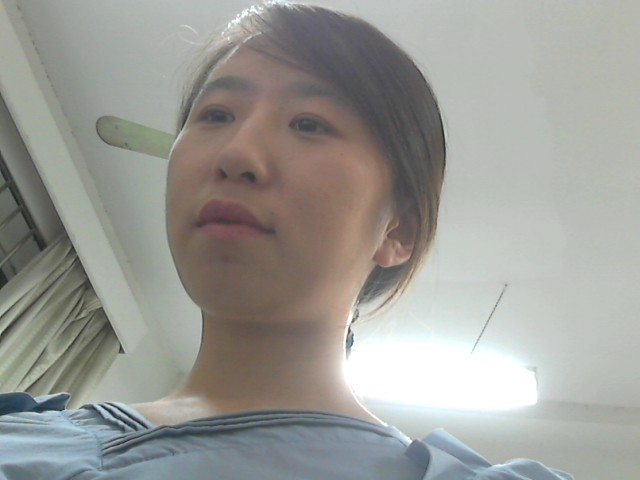
%> input picture img/ghdown.jpg, 640 x 480 px
$ octave --eval "result = rgbcompensation(imread('../img/ghdown.jpg'));"   (GNU Octave 9; MATLAB toolbox functions it lacks are replaced by stand-ins)
%> lines starting %> are read from the running program, lines starting %| are printed output that depends on the picture
%light compensation function
function [Dst]=rgbcompensation(Src)
%Src=imread('fyjforward.jpg');
%基于白平衡的RGB补偿法
YCbCr=rgb2ycbcr(Src);
%> YCbCr: size 480x640x3 uint8; mean of channels 1, 2, 3 149.1, 125.9, 128.2
Y=YCbCr( :,:,1);
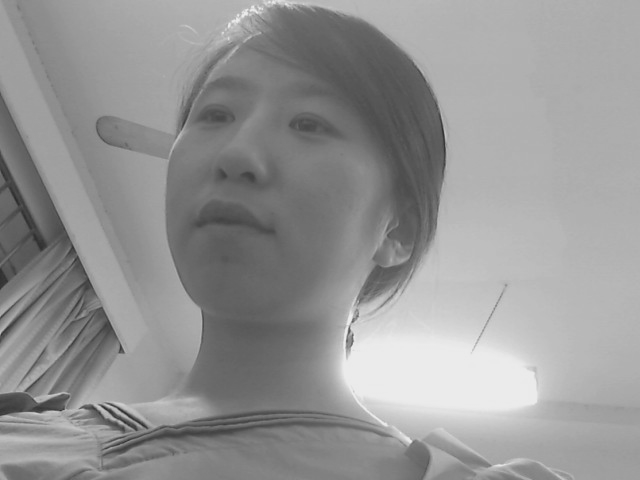
%> Y: size 480x640 uint8; min 42, max 235, mean 149.1
Dim=size(Y);
%> Dim = [480 640]
BuffLen=Dim(1)*Dim(2);
%> BuffLen = 307200
BaRatio=0.05;
PixSum=BuffLen*0.05;
%> PixSum = 15360
[count,level]=imhist(Y);
%> count = 256 values, max 9451 at index 177, min 0 at index 1, mean 1200; level = 256 values from 0 to 255
Sum=0;
Threshold=0;
for i=256:-1:1
    Sum=Sum+count(i);
    if Sum>PixSum
        Threshold=i;
        break;
    end
end
%> this loop made 44 passes
%> Sum on passes 1 to 12: 0, 0, 0, 0, 0, 0, 0, 0, 0, 0, 0, 0
%> after the loop, Threshold = 213
AvgR=double(0);
AvgG=double(0);
AvgB=double(0);
R=double(Src(:,:,1));
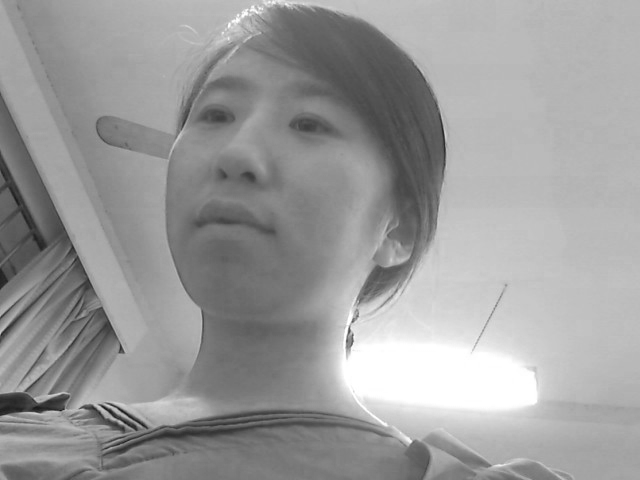
%> R: size 480x640 double; min 22, max 255, mean 155.4
G=double(Src(:,:,2));
B=double(Src(:,:,3));
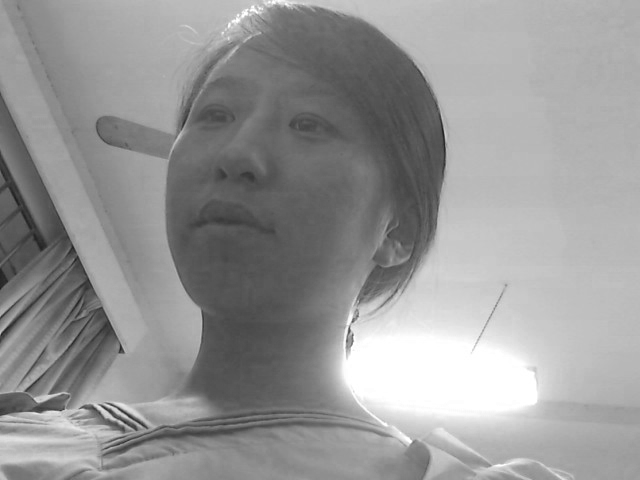
%> B: size 480x640 double; min 30, max 255, mean 150.6
Pixsum=0;
for i=1:BuffLen
    if Y(i)>Threshold
        Pixsum=Pixsum+1;
        AvgR=AvgR+R(i);
        AvgG=AvgG+G(i);
        AvgB=AvgB+B(i);
    end
end
%> after the loop, AvgB = 3776660; AvgG = 3773687; AvgR = 3718730; Pixsum = 14992
RRatio=(Pixsum*255)/AvgR;
%> RRatio = 1.03
GRatio=(PixSum*255)/AvgG;
%> GRatio = 1.04
BRatio=(PixSum*255)/AvgB;
%> BRatio = 1.04
for i=1:BuffLen
    if Y(i)>Threshold
        R(i)=255;
        G(i)=255;
        B(i)=255;
    else
        R(i)=R(i)*RRatio;
        G(i)=G(i)*GRatio;
        B(i)=B(i)*BRatio;
    end
end
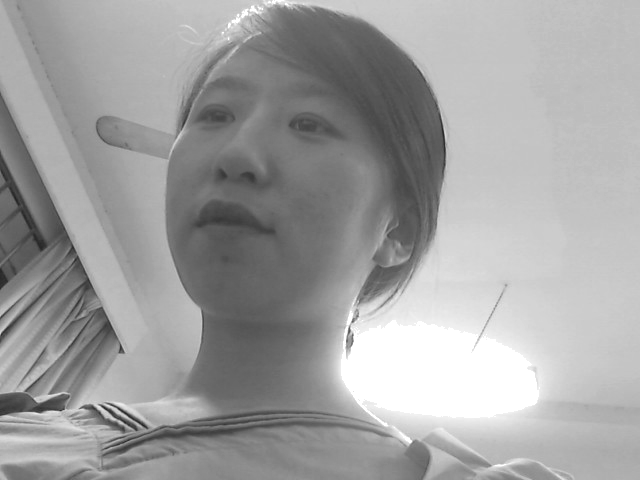
%> G: size 480x640 double; min 32.18, max 255, mean 161.1
%im(:,:,1)=R;
%im(:,:,2)=G;
%im(:,:,3)=B;

im=cat(3,R,G,B);
%> im: size 480x640x3 double; mean of channels 1, 2, 3 159.7, 161.1, 155.9
Dst=uint8(im);
%> Dst: size 480x640x3 uint8; mean of channels 1, 2, 3 159.7, 161.1, 155.9

% [4 lines of commented-out code are left out]
